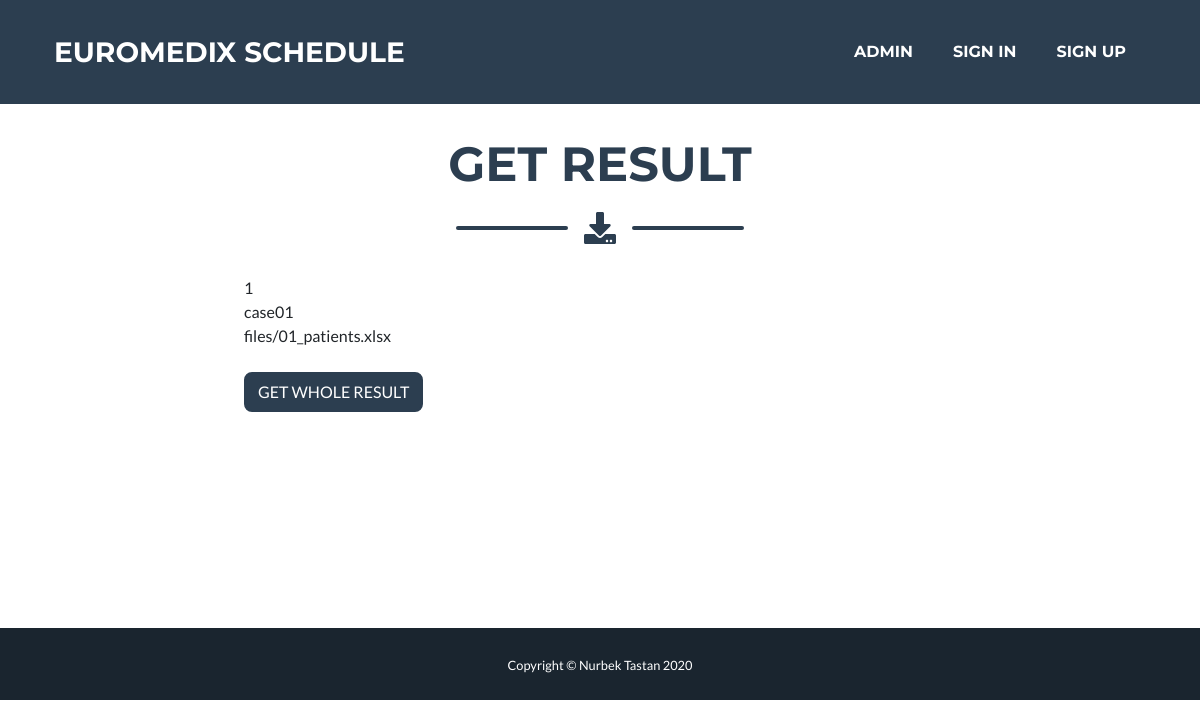
Page /schedule/1 on the committed database.
### action/models.py (models this page shows, shortened)
class Action(models.Model):
    title = models.CharField(max_length=255)
    file = models.FileField(upload_to='files')

### action/views.py (the view)
# urls.py: path('schedule/<int:action_id>', views.schedule, name='schedule'),
def schedule(request, action_id):
    action = Action.objects.get(id=action_id)
    return render(request, 'action/schedule.html', {'action':action})

### action/templates/action/schedule.html
{% extends 'action/base.html' %}
{% load static %}
{% block jumbotron %}
    <br><br>
{% endblock %}
{% block content %}
    <h2 class="page-section-heading text-center text-uppercase text-secondary mb-0">Get Result</h2>
    <div class="divider-custom">
        <div class="divider-custom-line"></div>
        <div class="divider-custom-icon"><i class="fas fa-download"></i></div>
        <div class="divider-custom-line"></div>
    </div>
    <div class="row">
        <div class="col-md-8 offset-2">
            {{ action.id }}
            <br>
            {{ action.title }}
            <br>
            {{ action.file }}
            <br>
            <br>
            <a href="{% url 'getresult' action.id %}" class="btn btn-secondary">GET WHOLE RESULT</a>
        </div>
    </div>
    <br>
    <br>
    <br>
    <br>
    <br>
{% endblock %}

### rows in the picture
Action: id "1", title "case01", file "files/01_patients.xlsx"
